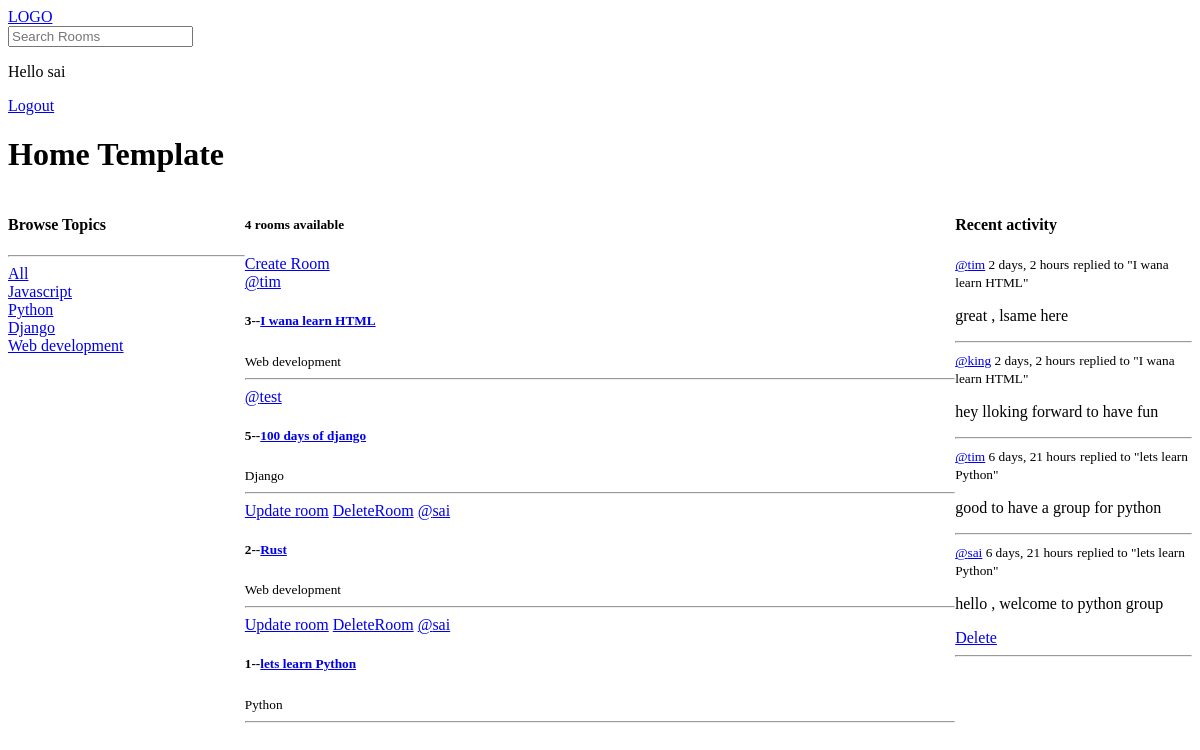
The app's page / (signed in), older data.
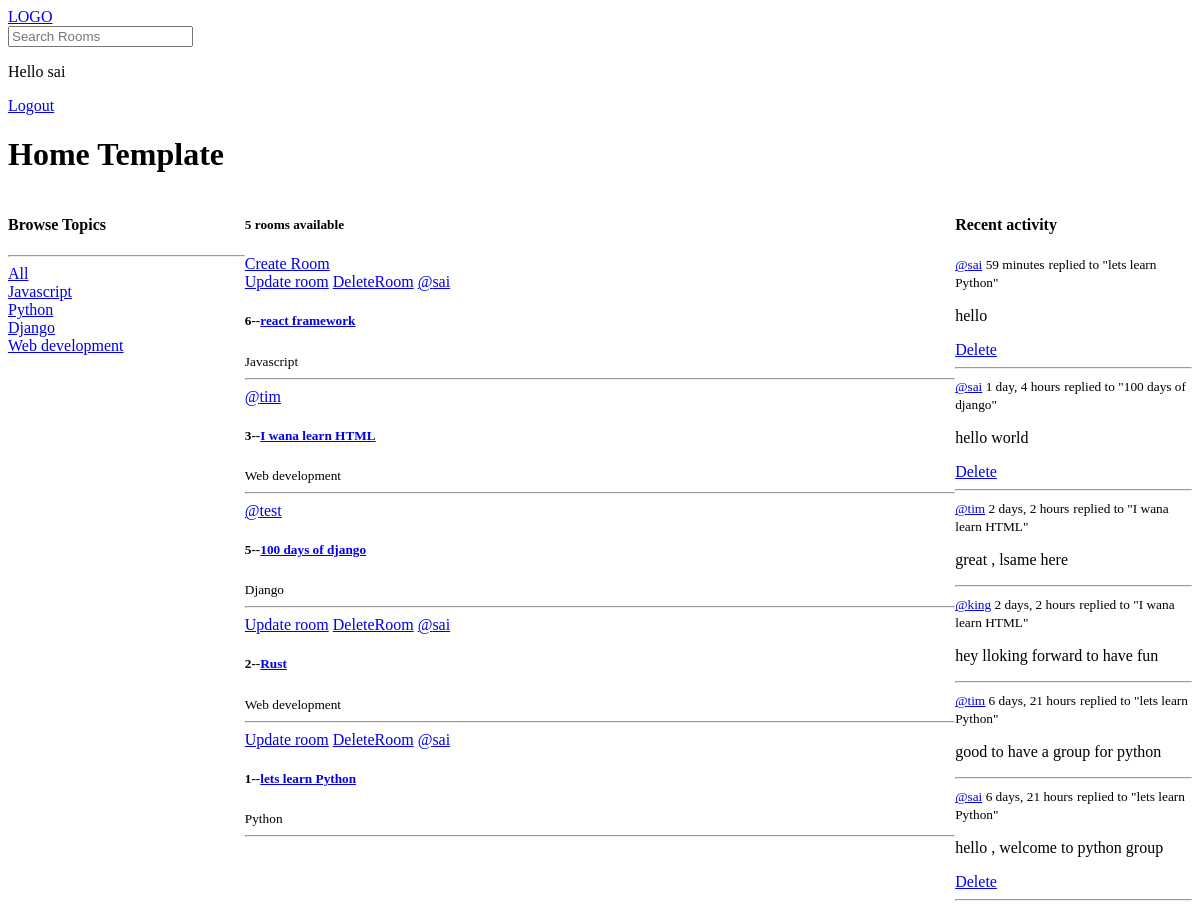
The same page, newer data.
### base/models.py (models this page shows, shortened)
class Topic(models.Model):
    name=models.CharField(max_length=200)

class Room(models.Model):
    host=models.ForeignKey(User,on_delete=models.SET_NULL,null=True)
    topic=models.ForeignKey(Topic,on_delete=models.SET_NULL,null=True)
    name=models.CharField(max_length=200)
    description=models.TextField(null=True,blank=True)
    participants=models.ManyToManyField(User,related_name="particpants",blank=True,)
    updated=models.DateTimeField(auto_now=True)
    created=models.DateTimeField(auto_now_add=True)
    class Meta:
        ordering=["-updated","-created"]
    def __str__(self,):
        return self.name

class Message(models.Model):
    user=models.ForeignKey(User,on_delete=models.CASCADE)
    room=models.ForeignKey(Room,on_delete=models.CASCADE)
    body=models.TextField()
    updated=models.DateTimeField(auto_now=True)
    created=models.DateTimeField(auto_now_add=True)
    class Meta:
        ordering = ["-updated","-created"]
    def __str__(self):
        return self.body[:50]

### base/views.py (the view)
# urls.py: path("",views.home,name="home"),
def home(request):
    q=request.GET.get('q',"")
    rooms=Room.objects.filter(
        Q(topic__name__icontains=q) |
        Q(name__icontains=q) |
        Q(description__icontains=q)
    )
    topics=Topic.objects.all()
    room_count=rooms.count()
    all_messages=Message.objects.filter(Q(room__name__icontains=q))
    context={"rooms":rooms,"topics":topics,"room_count":room_count,"all_messages":all_messages}
    return render(request,"base/home.html",context)

### base/templates/base/home.html (shortened to what this page needs)
<!DOCTYPE html>
<html lang="en">
<head>
</head>
<body>
    {% extends 'main.html' %}
    {% block content %}
    <h1>Home Template</h1>
    <div class="home-container">
            <div class="browse">
                {% include 'base/topics_component.html' %}
            </div>
            <div class="home-room">
                <h5>{{room_count}} rooms available</h5>
                <div>
                    <a href="{% url 'createRoom' %}">Create Room</a>
                </div>
                {% include 'base/feed_component.html' %}
            </div>
            <div class="Activity">
                {% include 'base/activity_component.html' %}
            </div>
            {% endblock %}

### base/templates/base/topics_component.html
<h4>Browse Topics</h4>
<hr />
<div>
  <a href="{% url 'home' %}">All</a>
</div>
{% for topic in topics %}
<div>
  <a href="{% url 'home' %}?q={{topic.name}}">{{topic.name}}</a>
</div>
{% endfor %}

### base/templates/base/feed_component.html
<div>
  {% for room in rooms %}
  <div>
    {% if request.user == room.host %}
    <a href="{% url 'updateRoom' room.id %}">Update room</a>
    <a href="{% url 'deleteRoom' room.id %}">DeleteRoom</a>
    {% endif %}
    <a href="{% url 'user-profile' room.host.id %}">@{{room.host.username}}</a>
    <h5>{{room.id}}--<a href="{% url 'room' room.id %}">{{room.name}}</a></h5>
    <small>{{room.topic.name}}</small>
    <hr />
  </div>
  {% endfor %}
</div>

### base/templates/base/activity_component.html
<h4>Recent activity</h4>
{% for message in all_messages %}
<div>
  <small> <a href="{% url 'user-profile' message.user.id %}">@{{message.user}}</a> {{message.created|timesince}}</small>
  <small>replied to "{{message.room}}"</small>
  <p>{{message}}</p>
  {% if request.user == message.user %}
  <a href="{% url 'delete-message' message.id %}">Delete</a>
  {% endif %}
  <hr />
</div>
{% endfor %}

Row changes from the older to the newer data that the page shows:
added Room: shows "Update room", host.username "sai", id "6", name "react framework", topic.name "Javascript"
added Message: user "sai", created "59 minutes", room "lets learn Python", body "hello", shows "Delete"
added Message: user "sai", created "1 day, 4 hours", room "100 days of django", body "hello world", shows "Delete"
Text that changed along with them:
{{ room_count }}: "4" → "5"
